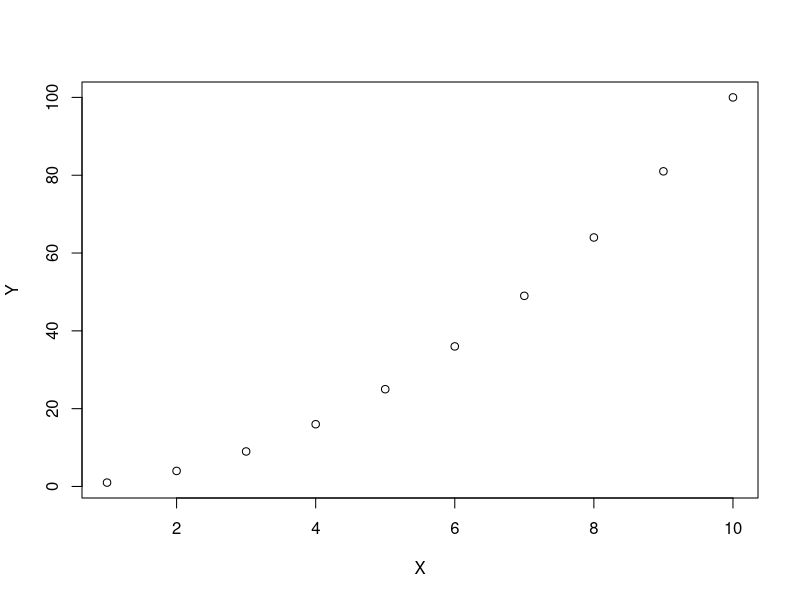
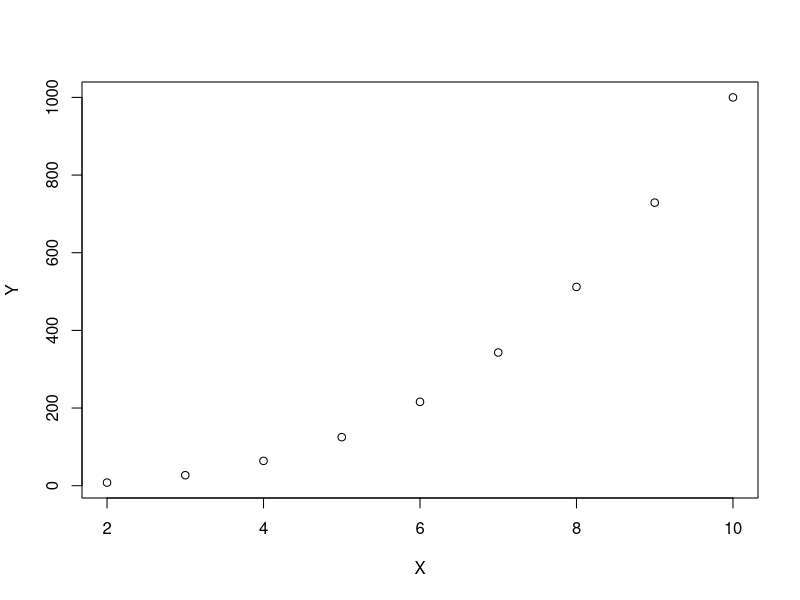
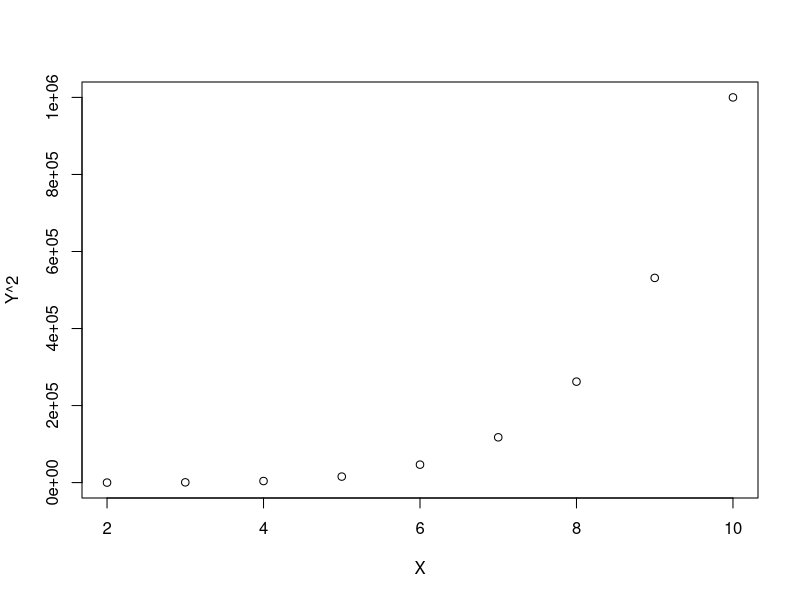
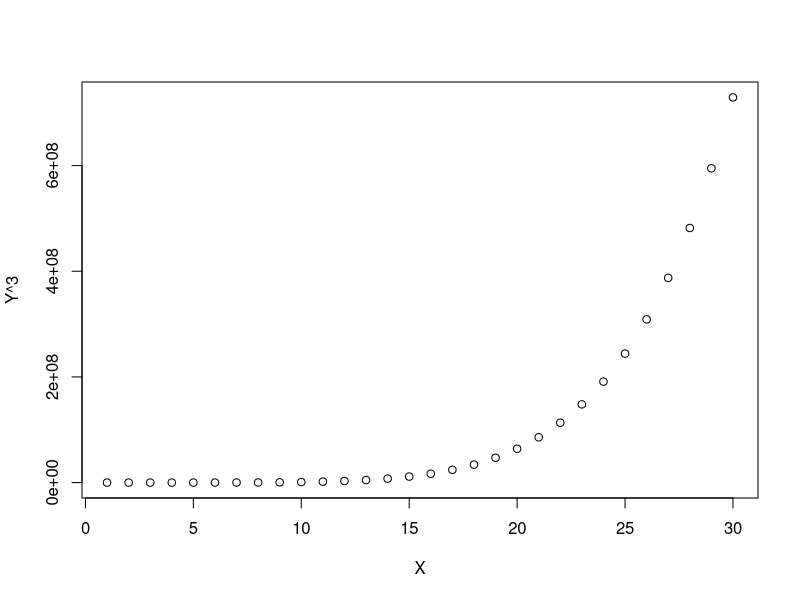
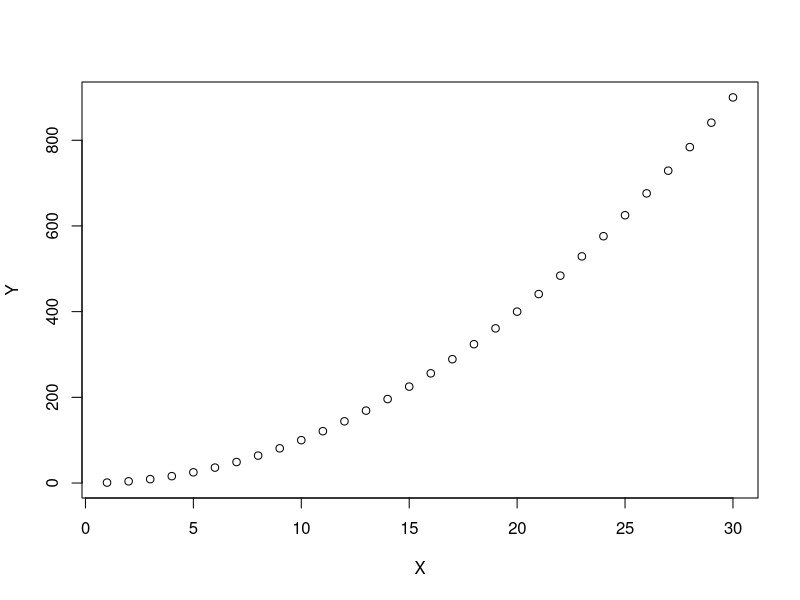

Write the R code that produced these figures, in order. (Note: this script raises an error after producing the figures.)
X <- 1:10
Y <- X^2
plot(X,Y)
X <- 2:10
Y <- X^3
plot(X,Y)
plot(X,Y^2)
X <- 1:30
Y <-X^2
plot(X,Y^3)
plot(X,Y)


X <- 1:10
Y <- x^2
plot(X^2,y^5)
plot(X^3,Y^15)
Plot(X^5,Y^23)
